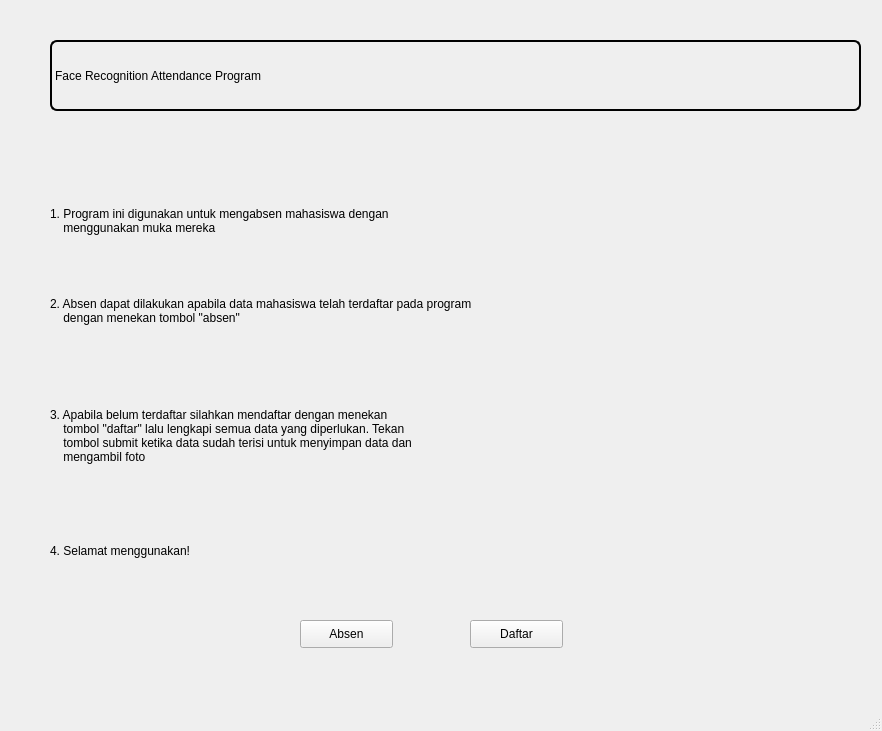
<?xml version="1.0" encoding="UTF-8"?>
<ui version="4.0">
 <class>MainWindow</class>
 <widget class="QMainWindow" name="MainWindow">
  <property name="geometry">
   <rect>
    <x>0</x>
    <y>0</y>
    <width>882</width>
    <height>731</height>
   </rect>
  </property>
  <property name="windowTitle">
   <string>MainWindow</string>
  </property>
  <widget class="QWidget" name="centralwidget">
   <widget class="QLabel" name="label">
    <property name="geometry">
     <rect>
      <x>50</x>
      <y>40</y>
      <width>811</width>
      <height>71</height>
     </rect>
    </property>
    <property name="styleSheet">
     <string notr="true">font: 87 22pt &quot;Arial Black&quot;;
border: 2px solid;
border-radius: 7px;</string>
    </property>
    <property name="text">
     <string>Face Recognition Attendance Program</string>
    </property>
   </widget>
   <widget class="QLabel" name="label_2">
    <property name="geometry">
     <rect>
      <x>50</x>
      <y>180</y>
      <width>781</width>
      <height>81</height>
     </rect>
    </property>
    <property name="styleSheet">
     <string notr="true">font: 16pt &quot;Arial&quot;;</string>
    </property>
    <property name="text">
     <string>1. Program ini digunakan untuk mengabsen mahasiswa dengan 
    menggunakan muka mereka</string>
    </property>
   </widget>
   <widget class="QLabel" name="label_3">
    <property name="geometry">
     <rect>
      <x>50</x>
      <y>270</y>
      <width>781</width>
      <height>81</height>
     </rect>
    </property>
    <property name="styleSheet">
     <string notr="true">font: 16pt &quot;Arial&quot;;</string>
    </property>
    <property name="text">
     <string>2. Absen dapat dilakukan apabila data mahasiswa telah terdaftar pada program
    dengan menekan tombol &quot;absen&quot;</string>
    </property>
   </widget>
   <widget class="QLabel" name="label_4">
    <property name="geometry">
     <rect>
      <x>50</x>
      <y>370</y>
      <width>811</width>
      <height>131</height>
     </rect>
    </property>
    <property name="styleSheet">
     <string notr="true">font: 16pt &quot;Arial&quot;;</string>
    </property>
    <property name="text">
     <string>3. Apabila belum terdaftar silahkan mendaftar dengan menekan 
    tombol &quot;daftar&quot; lalu lengkapi semua data yang diperlukan. Tekan 
    tombol submit ketika data sudah terisi untuk menyimpan data dan 
    mengambil foto</string>
    </property>
   </widget>
   <widget class="QLabel" name="label_5">
    <property name="geometry">
     <rect>
      <x>50</x>
      <y>510</y>
      <width>781</width>
      <height>81</height>
     </rect>
    </property>
    <property name="styleSheet">
     <string notr="true">font: 16pt &quot;Arial&quot;;</string>
    </property>
    <property name="text">
     <string>4. Selamat menggunakan!</string>
    </property>
   </widget>
   <widget class="QPushButton" name="pushButton">
    <property name="geometry">
     <rect>
      <x>300</x>
      <y>620</y>
      <width>93</width>
      <height>28</height>
     </rect>
    </property>
    <property name="text">
     <string>Absen</string>
    </property>
   </widget>
   <widget class="QPushButton" name="pushButton_2">
    <property name="geometry">
     <rect>
      <x>470</x>
      <y>620</y>
      <width>93</width>
      <height>28</height>
     </rect>
    </property>
    <property name="text">
     <string>Daftar</string>
    </property>
   </widget>
  </widget>
  <widget class="QMenuBar" name="menubar">
   <property name="geometry">
    <rect>
     <x>0</x>
     <y>0</y>
     <width>882</width>
     <height>26</height>
    </rect>
   </property>
  </widget>
  <widget class="QStatusBar" name="statusbar"/>
 </widget>
 <resources/>
 <connections/>
</ui>
